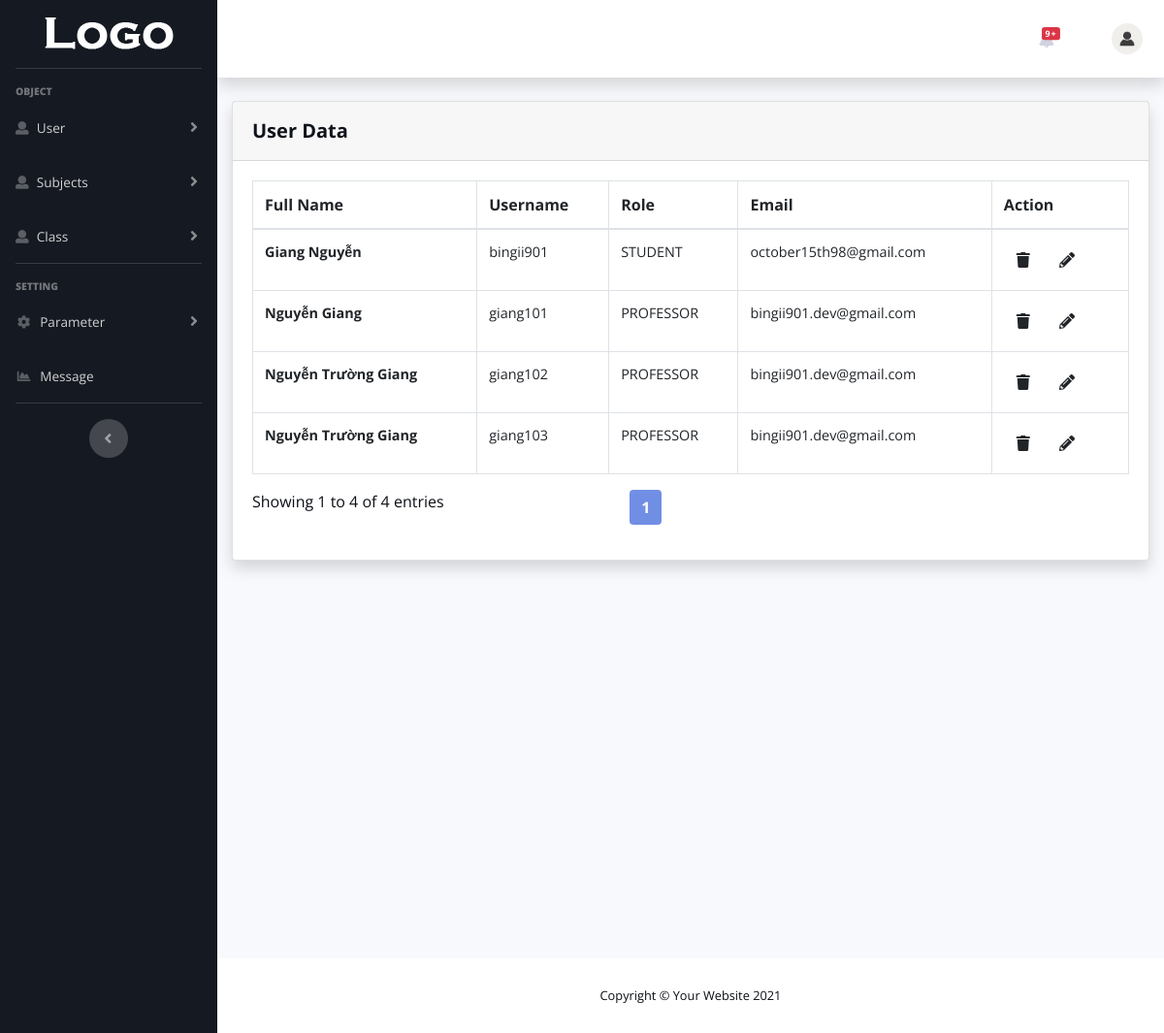
Page /project/admin?action=user on the committed database.
### tables this page shows
CREATE TABLE `parameter` (
  `key_id` int(11) NOT NULL,
  `key` text NOT NULL,
  `data` text NOT NULL,
  `value` text NOT NULL
);

CREATE TABLE `user` (
  `userID` int(11) NOT NULL,
  `username` text NOT NULL,
  `password` text NOT NULL,
  `firstName` text NOT NULL,
  `lastName` text NOT NULL,
  `email` text NOT NULL,
  `role` int(1) DEFAULT NULL,
  `address` text NOT NULL,
  `price` float NOT NULL,
  `subjects_ids` text NOT NULL,
  `description` text NOT NULL,
  `birthday` text NOT NULL,
  `sex` text NOT NULL,
  `phone` text NOT NULL,
  `experience` text NOT NULL,
  `experience_type` text NOT NULL,
  `degree` text NOT NULL,
  `graduation_school` text NOT NULL,
  `specialized` text NOT NULL,
  `schedule` text NOT NULL
);

### _model/Parameter.php (called while the page is built, shortened)
<?php
class Parameter
{
    public static function getValueByKey($key)
    {
        $conn = DBConnection::getConnection();
        $sql = "SELECT * FROM `parameter` WHERE `key` = '" . $key . "'";
        $rs = mysqli_query($conn, $sql);
        $data = 1;
        if (mysqli_num_rows($rs) > 0) {
            while ($row = mysqli_fetch_object($rs)) {
                $data = $row->value;
            }
        }
        return $data;
    }
}

### _model/Message.php (called while the page is built, shortened)
<?php
class Message
{
    public static function getAll()
    {
        $rows = [];
        $conn = DBConnection::getConnection();
        $sql = "SELECT * FROM `message` ORDER BY id DESC LIMIT 10";
        $rs = mysqli_query($conn, $sql);
        if (mysqli_num_rows($rs) > 0) {
            while ($row = mysqli_fetch_object($rs)) {
                $data = new Message($row->id, $row->value, $row->date);
                $rows[] = $data;
            }
        }
        return $rows;
    }
}

### _model/User.php (called while the page is built, shortened)
<?php
require_once './_model/Role.php';
require_once './_model/User.php';
require_once './_model/Message.php';
class User
{
    private $userID;
    private $username;
    private $firstName;
    private $lastName;
    private $email;
    private $role;
    public function __construct($userID, $username, $password, $firstName, $lastName, $email, $role, $address, $price, $subjects_ids, $description, $birthday, $sex, $phone, $experience, $experience_type, $degree, $graduation_school, $specialized, $schedule)
    {
        $this->userID = $userID;
        $this->username = $username;
        $this->firstName = $firstName;
        $this->lastName = $lastName;
        $this->email = $email;
        $this->role = $role;
    }
    public function getUserID()
    {
        return $this->userID;
    }
    public function getUsername()
    {
        return $this->username;
    }
    public function getFirstName()
    {
        return $this->firstName;
    }
    public function getLastName()
    {
        return $this->lastName;
    }
    public function getEmail()
    {
        return $this->email;
    }
    public function getRole()
    {
        return $this->role;
    }
    public static function getCount()
    {
        $conn = DBConnection::getConnection();
        $sql = 'SELECT count(*) FROM user';
        $rs = mysqli_query($conn, $sql);
        $total = $rs->fetch_row();
        return $total[0];
    }
    public static function getUser_Pagination($page)
    {
        $users = [];
        $page = $page == null ? 1 : $page;
        $conn = DBConnection::getConnection();
        $OFFSET = ($page - 1) * Config::OFFSET;
        $sql = "SELECT * FROM user LIMIT " . Config::OFFSET . ' OFFSET ' . $OFFSET;
        $rs = mysqli_query($conn, $sql);
        if (mysqli_num_rows($rs) > 0) {
            while ($row = mysqli_fetch_object($rs)) {
                $user = new user($row->userID, $row->username, $row->password, $row->firstName, $row->lastName, $row->email, $row->role, $row->address, $row->price, $row->subjects_ids, $row->description, $row->birthday, $row->sex, $row->phone, $row->experience, $row->experience_type, $row->degree, $row->graduation_school, $row->specialized, $row->schedule);
                $users[] = $user;
            }
        }
        $data['data'] = $users;
        $data['total'] = self::getCount();
        $data['start'] = $OFFSET + 1;
        $data['end'] = $OFFSET + mysqli_num_rows($rs);
        $data['current_page'] = $page;
        $data['total_page'] = ceil($data['total'] / Config::OFFSET);
        return $data;
    }
}

### _model/Role.php (called while the page is built, shortened)
<?php
abstract class Role
{
    public static function getRole($i)
    {
        if ($i == 0)
            return 'ADMIN';
        else if ($i == 1)
            return 'PROFESSOR';
        return 'STUDENT';
    }
}

### admin.php (the view, shortened to what this page needs)
<?php
require_once './_model/Parameter.php';
require_once './_model/Message.php';
?>
<!DOCTYPE html>
<html lang="en">
<head>
    <link href="vendor/fontawesome-free/css/all.min.css" rel="stylesheet" type="text/css">
    <link href="<?= Parameter::getValueByKey('home_path') ?>/_assets/css/admin-style.min.css" rel="stylesheet">
    <link href="https://cdn.jsdelivr.net/npm/select2@4.1.0-rc.0/dist/css/select2.min.css" rel="stylesheet"/>
    <link href="<?= Parameter::getValueByKey('home_path') ?>/css/theme.min.css" rel="stylesheet">
</head>
<body id="page-top" class="admin-bar">
<div id="wrapper">
    <ul class="navbar-nav bg-gradient-primary sidebar sidebar-dark accordion" id="accordionSidebar">
        <a class="sidebar-brand d-flex align-items-center justify-content-center" href="<?= Parameter::getValueByKey('home_path') ?>">
            <div class="sidebar-brand-icon">
                <img src="<?= Parameter::getValueByKey('home_path') ?>/img/logo-light.png" alt="Logo">
            </div>
        </a>
        <hr class="sidebar-divider">
        <div class="sidebar-heading">
            Object
        </div>
        <li class="nav-item">
            <a class="nav-link collapsed" href="" data-toggle="collapse" data-target="#collapseUser" aria-expanded="true" aria-controls="collapseTwo">
                <i class="fas fa-user"></i>
                <span>User</span>
            </a>
        </li>
        <li class="nav-item">
            <a class="nav-link collapsed" href="" data-toggle="collapse" data-target="#collapseSubjects" aria-expanded="true" aria-controls="collapseTwo">
                <i class="fas fa-user"></i>
                <span>Subjects</span>
            </a>
        </li>
        <li class="nav-item">
            <a class="nav-link collapsed" href="" data-toggle="collapse" data-target="#collapseClass" aria-expanded="true" aria-controls="collapseTwo">
                <i class="fas fa-user"></i>
                <span>Class</span>
            </a>
        </li>
        <hr class="sidebar-divider">
        <div class="sidebar-heading">
            Setting
        </div>
        <li class="nav-item">
            <a class="nav-link collapsed" href="#" data-toggle="collapse" data-target="#collapseTwo"
               aria-expanded="true" aria-controls="collapseTwo">
                <i class="fas fa-fw fa-cog"></i>
                <span>Parameter</span>
            </a>
        </li>
        <li class="nav-item">
            <a class="nav-link" href="<?= Config::HOME_PATH ?>\admin?action=message">
                <i class="fas fa-fw fa-chart-area"></i>
                <span>Message</span>
            </a>
        </li>
        <hr class="sidebar-divider d-none d-md-block">
        <div class="text-center d-none d-md-inline">
            <button class="rounded-circle border-0" id="sidebarToggle"></button>
        </div>
    </ul>
    <div id="content-wrapper" class="d-flex flex-column">
        <div id="content">
            <nav class="navbar navbar-expand navbar-light bg-white topbar mb-4 static-top shadow">
                <ul class="navbar-nav ml-auto">
                    <li class="nav-item dropdown no-arrow mx-1">
                        <?php $MES = Message::getAll(); ?>
                        <a class="nav-link dropdown-toggle" href="#" id="alertsDropdown" role="button"
                           data-toggle="dropdown" aria-haspopup="true" aria-expanded="false">
                            <span class="badge badge-danger badge-counter"><?= count($MES) >= 10 ? '9+' : count($MES) ?></span>
                        </a>
                    </li>
                    <li class="nav-item dropdown no-arrow">
                        <a class="nav-link dropdown-toggle" href="#" id="userDropdown" role="button"
                           data-toggle="dropdown" aria-haspopup="true" aria-expanded="false">
                            <img class="img-profile rounded-circle" src="<?= Config::HOME_PATH ?>/img/depositphotos_137014128-stock-illustration-user-profile-icon.jpg">
                        </a>
                    </li>
                </ul>
            </nav>
            <div class="container-fluid">
                <?php if (isset($_GET['action']) && !empty($_GET['action'])) : ?>
                    <?php
                    switch ($_GET['action']) {
                        case "user":
                            include_once '_admin-source/user.php';
                            break;
                    }
                    ?>
                <?php else: ?>
                    <?= 'No action choose'; ?>
                <?php endif; ?>
            </div>
        </div>
        <footer class="sticky-footer bg-white">
            <div class="container my-auto">
                <div class="copyright text-center my-auto">
                    <span>Copyright &copy; Your Website 2021</span>
                </div>
            </div>
        </footer>
    </div>
</div>
</body>
</html>

### _admin-source/user.php (shortened to what this page needs)
<?php
require_once './_model/User.php';
require_once './_model/Role.php';
$page = isset($_GET['page']) ? $_GET['page'] : 1;
$users = User::getUser_Pagination($page);
?>
<form class="card shadow mb-4" method="post">
    <div class="card-header py-3">
        <h6 class="m-0 font-weight-bold text-primary">User Data</h6>
    </div>
    <div class="card-body">
        <div class="table-responsive">
            <table class="table table-bordered" id="dataTable" width="100%" cellspacing="0">
                <thead>
                <tr>
                    <th>Full Name</th>
                    <th>Username</th>
                    <th>Role</th>
                    <th>Email</th>
                    <th>Action</th>
                </tr>
                </thead>
                <tbody>
                <?php foreach ($users['data'] as $user) : ?>
                    <tr>
                        <td class="small font-weight-bold">
                            <a href="?edit=<?= $user->getUsername() ?>">
                                <?= $user->getLastName() . ' ' . $user->getFirstName() ?>
                            </a>
                        </td>
                        <td class="small"><?= $user->getUserName() ?></td>
                        <td class="small"><?= Role::getRole($user->getRole()) ?></td>
                        <td class="small"><?= $user->getEmail() ?></td>
                        <td>
                            <button class="btn btn-remove" name="delete" value="<?= $user->getUserID() ?>" title="Delete User"><i class="fas fa-trash"></i></button>
                            <a class="btn btn-edit" href="?action=user-edit&user=<?= $user->getUsername() ?>" title="Edit User"><i class="fas fa-pencil-alt"></i></a>
                        </td>
                    </tr>
                <?php endforeach; ?>
                </tbody>
            </table>
        </div>
        <div class="row">
            <div class="col-sm-12 col-md-5">
                <div class="dataTables_info" id="dataTable_info" role="status" aria-live="polite">Showing <?= $users['start'] ?> to <?= $users['end'] ?> of <?= $users['total'] ?> entries</div>
            </div>
            <div class="col-sm-12 col-md-7">
                <div class="dataTables_paginate paging_simple_numbers" id="dataTable_paginate">
                    <ul class="pagination">
                        <li class="paginate_button page-item active"><a href="#" aria-controls="dataTable" data-dt-idx="1" tabindex="0" class="page-link">1</a></li>
                    </ul>
                </div>
            </div>
        </div>
    </div>
</form>

### rows in the picture
parameter: value (picture)
user: lastName "Giang", firstName "Nguyễn", username "bingii901", role "STUDENT", email "october15th98@gmail.com", $user->getUserID() 19 (drawn)
user: lastName "Nguyễn", firstName "Giang", username "giang101", role "PROFESSOR", email "bingii901.dev@gmail.com", $user->getUserID() 20 (drawn)
user: lastName "Nguyễn Trường", firstName "Giang", username "giang102", role "PROFESSOR", email "bingii901.dev@gmail.com", $user->getUserID() 21 (drawn)
user: lastName "Nguyễn Trường", firstName "Giang", username "giang103", role "PROFESSOR", email "bingii901.dev@gmail.com", $user->getUserID() 22 (drawn)

### other values in the picture
$users['start'] "1"
$users['end'] "4"
$users['total'] "4"
